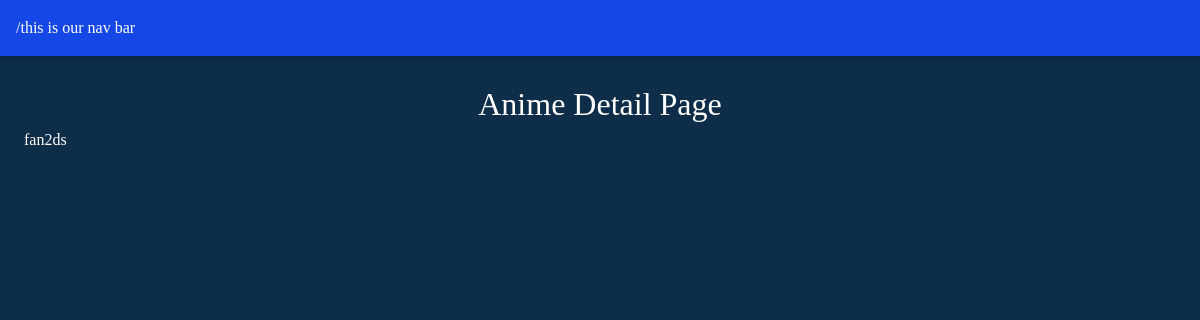
Page /DJapp/2/ on the earlier database version.
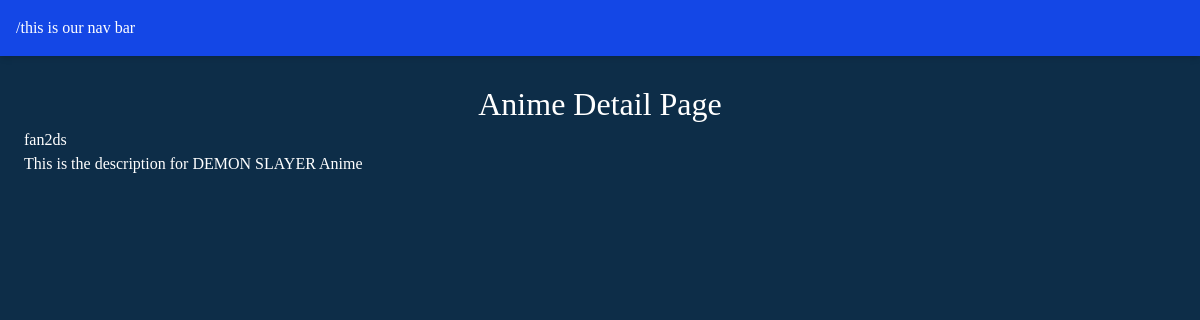
Same page on the later database version.
### DJapp/models.py (models this page shows, shortened)
class Varity(models.Model):
    ANIME_TYPE_CHOICE = [
        ('KB', 'Kuroku Basketball'),
        ('ON', 'One Piece'),
        ('DR', 'Dragon Ball Z'),
        ('NT', 'Naruto'),
        ('AT', 'Attack on Titan'),
        ('DS', 'Demon Slayer'),
    ]
    name = models.CharField(max_length=100)
    image = models.ImageField(upload_to = 'imgs/')
    date_added = models.DateTimeField(default = timezone.now)
    type = models.CharField(max_length=2, choices = ANIME_TYPE_CHOICE)
    description = models.TextField(default='')

### DJapp/views.py (the view)
# urls.py: path('<int:anime_id>/', views.anime_detail, name = 'anime_detail'),
def anime_detail(request, anime_id):
    anime = get_object_or_404(Varity, pk= anime_id)
    return render(request, 'DJapp/anime_detail.html', {'anime': anime})

### DJapp/templates/DJapp/anime_detail.html (shortened to what this page needs)
{% extends "layout.html" %}
{% block content %}
<h1>Anime Detail Page</h1>
<h3>{{anime.name}}</h3>
<p>{{anime.description}}</p>
{% endblock %}

### templates/layout.html (shortened to what this page needs)
{% load static tailwind_tags %}
{% load static %}
<!DOCTYPE html>
<html lang="en">
<head>
    <link rel="stylesheet" href="{% static 'style.css' %}">
    {% tailwind_css %}
</head>
<body class="min-h-screen bg-blue-500 text-white font-serif leading-normal tracking-normal">
    <nav class="bg-blue-700 p-4 shadow-md">
        /this is our nav bar
    </nav>
    <main class="p-6">
        {% block content %}
        {% endblock %}
    </main>
</body>
</html>

### static/style.css (style rules this page uses)
body { background-color: rgb(13, 45, 72); color: rgb(255, 255, 255); }
h1 { text-align: center; font-size: 2em; }

Differences in the rows shown:
changed Varity "fan2ds": description (not shown) → "This is the description for DEMON SLAYER Anime"
